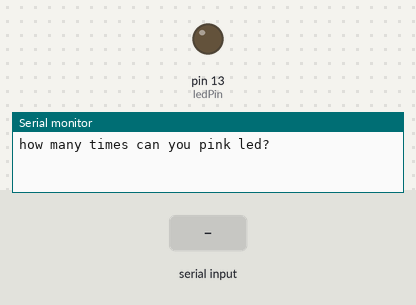
Simulated run of this sketch. Board: Arduino Uno, built with avr-gcc and run on an emulated ATmega328P. On the bench: output pins drawn as LEDs (lit = HIGH), the last lines printed to the serial monitor. Dashed ring = blinking. The test bench sets the inputs (shaded band).

Above: at 0.9 s.
1.0 s: "90,45,200\n" received over Serial
At 1.23 s:
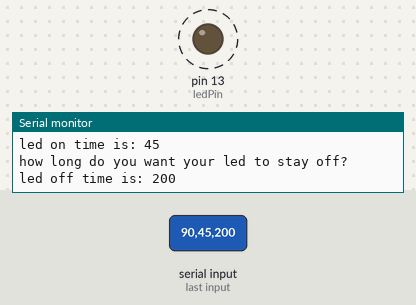
Timing chart, 0 to 10.0 s (numbered marks = the images above; inputs shaded):
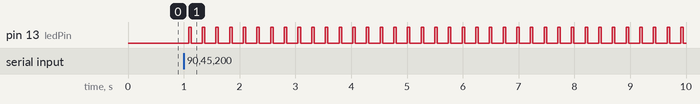

The sketch:

led_on_off_time.ino
```cpp
int ledPin = 13;
int ledontime = 0;
int ledofftime = 0;
int repeat = 0;

void setup() {
Serial.begin(9600);
pinMode(ledPin, OUTPUT);

  Serial.println("how many times can you pink led?");
  while (Serial.available() == 0){}
  repeat = Serial.parseInt();
  Serial. print("led repeat: ");
  Serial. println(repeat);

  Serial.println("how long do you want your led to stay on?");
  while (Serial.available() == 0){}
  ledontime = Serial.parseInt();
  Serial.print("led on time is: ");
  Serial.println(ledontime);

  Serial.println("how long do you want your led to stay off?");
  while (Serial.available() == 0){}
  ledofftime = Serial.parseInt();
  Serial.print("led off time is: ");
  Serial.println(ledofftime);

}

void loop() {
   for (int i=0; i<repeat; i++){
  digitalWrite(ledPin, HIGH);
  delay(ledontime);
  digitalWrite(ledPin, LOW);
  delay(ledofftime);
  }
}
```

Measured:
- after the input at 1.0 s, pin 13 (ledPin): alternates HIGH for 0.05 s and LOW for 0.20 s, starting after 0.09 s
